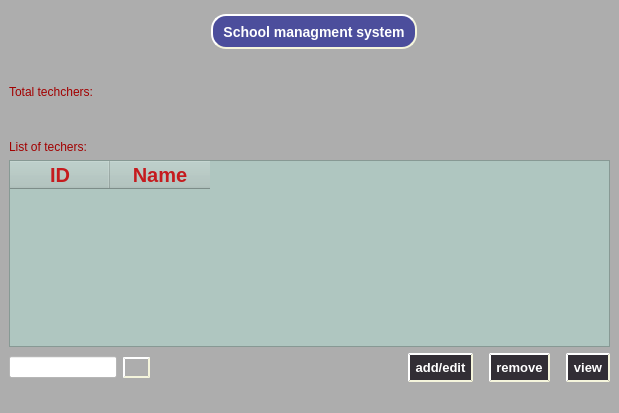
<?xml version="1.0" encoding="UTF-8"?>
<ui version="4.0">
 <class>teacherwindow</class>
 <widget class="QMainWindow" name="teacherwindow">
  <property name="geometry">
   <rect>
    <x>0</x>
    <y>0</y>
    <width>619</width>
    <height>413</height>
   </rect>
  </property>
  <property name="windowTitle">
   <string>MainWindow</string>
  </property>
  <property name="styleSheet">
   <string notr="true">background-color: rgb(173, 173, 173);
</string>
  </property>
  <widget class="QWidget" name="centralwidget">
   <layout class="QVBoxLayout" name="verticalLayout_2">
    <item alignment="Qt::AlignHCenter">
     <widget class="QPushButton" name="pushButton_6">
      <property name="sizePolicy">
       <sizepolicy hsizetype="Fixed" vsizetype="Fixed">
        <horstretch>0</horstretch>
        <verstretch>0</verstretch>
       </sizepolicy>
      </property>
      <property name="minimumSize">
       <size>
        <width>216</width>
        <height>35</height>
       </size>
      </property>
      <property name="maximumSize">
       <size>
        <width>16777215</width>
        <height>24</height>
       </size>
      </property>
      <property name="sizeIncrement">
       <size>
        <width>300</width>
        <height>100</height>
       </size>
      </property>
      <property name="styleSheet">
       <string notr="true">font: 900 11pt &quot;Segoe UI Black&quot;;
border-radius: 15px;
margin-left: 10px; border-radius: 15px; background: #282d7c; color: #4A0C46;
background-color: rgb(40, 45, 124);
background-color: rgb(76, 78, 156);
color : white;
 border-style: outset;
     border-width: 2px;
     border-radius: 15px;
     border-color: beige;
     font: bold 14px;
     min-width: 10em;
     padding: 6px;</string>
      </property>
      <property name="text">
       <string>School managment system</string>
      </property>
      <property name="iconSize">
       <size>
        <width>20</width>
        <height>16</height>
       </size>
      </property>
     </widget>
    </item>
    <item>
     <spacer name="verticalSpacer_2">
      <property name="orientation">
       <enum>Qt::Vertical</enum>
      </property>
      <property name="sizeHint" stdset="0">
       <size>
        <width>20</width>
        <height>40</height>
       </size>
      </property>
     </spacer>
    </item>
    <item>
     <widget class="QLabel" name="QTotalT">
      <property name="styleSheet">
       <string notr="true">font: 700 18pt &quot;Perpetua&quot;;
color: rgb(162, 0, 0);</string>
      </property>
      <property name="text">
       <string>Total techchers: </string>
      </property>
     </widget>
    </item>
    <item>
     <spacer name="verticalSpacer">
      <property name="orientation">
       <enum>Qt::Vertical</enum>
      </property>
      <property name="sizeHint" stdset="0">
       <size>
        <width>20</width>
        <height>40</height>
       </size>
      </property>
     </spacer>
    </item>
    <item>
     <layout class="QVBoxLayout" name="verticalLayout">
      <item>
       <widget class="QLabel" name="label_2">
        <property name="styleSheet">
         <string notr="true">font: 700 18pt &quot;Perpetua&quot;;
color: rgb(162, 0, 0);</string>
        </property>
        <property name="text">
         <string>List of techers: </string>
        </property>
       </widget>
      </item>
      <item>
       <widget class="QTableWidget" name="tableWidget">
        <property name="styleSheet">
         <string notr="true">background-color: rgb(175, 198, 192);
font: 600 11pt &quot;Segoe UI Semibold&quot;;</string>
        </property>
        <property name="editTriggers">
         <set>QAbstractItemView::NoEditTriggers</set>
        </property>
        <column>
         <property name="text">
          <string>ID</string>
         </property>
         <property name="font">
          <font>
           <family>Segoe UI</family>
           <pointsize>15</pointsize>
           <italic>false</italic>
           <bold>true</bold>
           <underline>false</underline>
           <strikeout>false</strikeout>
          </font>
         </property>
         <property name="foreground">
          <brush brushstyle="SolidPattern">
           <color alpha="255">
            <red>197</red>
            <green>27</green>
            <blue>30</blue>
           </color>
          </brush>
         </property>
        </column>
        <column>
         <property name="text">
          <string>Name</string>
         </property>
         <property name="font">
          <font>
           <pointsize>15</pointsize>
           <bold>true</bold>
          </font>
         </property>
         <property name="foreground">
          <brush brushstyle="SolidPattern">
           <color alpha="255">
            <red>197</red>
            <green>27</green>
            <blue>30</blue>
           </color>
          </brush>
         </property>
        </column>
       </widget>
      </item>
     </layout>
    </item>
    <item>
     <layout class="QHBoxLayout" name="horizontalLayout">
      <item alignment="Qt::AlignLeft">
       <widget class="QLineEdit" name="search">
        <property name="styleSheet">
         <string notr="true">background-color: rgb(255, 255, 255);</string>
        </property>
       </widget>
      </item>
      <item>
       <widget class="QPushButton" name="searchButton">
        <property name="styleSheet">
         <string notr="true"> border-style: outset;
     border-width: 1.5px;
     border-radius: 15px;
     border-color: beige;
     font: bold 4px;
     min-width: 2em;
     padding: 6px;</string>
        </property>
        <property name="text">
         <string/>
        </property>
       </widget>
      </item>
      <item>
       <spacer name="horizontalSpacer">
        <property name="orientation">
         <enum>Qt::Horizontal</enum>
        </property>
        <property name="sizeHint" stdset="0">
         <size>
          <width>40</width>
          <height>20</height>
         </size>
        </property>
       </spacer>
      </item>
      <item>
       <widget class="QPushButton" name="pushButton_3">
        <property name="styleSheet">
         <string notr="true">font: 900 11pt &quot;Segoe UI Black&quot;;
border-radius: 15px;
margin-left: 10px; border-radius: 15px; background: rgba(49, 45, 52, 253); color: #4A0C46;
color : white;
 border-style: outset;
     border-width: 2px;
     border-radius: 15px;
     border-color: beige;
     font: bold 13px;
     min-width: 4em;
     padding: 5px;</string>
        </property>
        <property name="text">
         <string>add/edit</string>
        </property>
       </widget>
      </item>
      <item>
       <widget class="QPushButton" name="remove_button">
        <property name="styleSheet">
         <string notr="true">font: 900 11pt &quot;Segoe UI Black&quot;;
border-radius: 15px;
margin-left: 10px; border-radius: 15px; background: rgba(49, 45, 52, 253); color: #4A0C46;
color : white;
 border-style: outset;
     border-width: 2px;
     border-radius: 15px;
     border-color: beige;
     font: bold 13px;
     min-width: 4em;
     padding: 5px;</string>
        </property>
        <property name="text">
         <string>remove</string>
        </property>
       </widget>
      </item>
      <item>
       <widget class="QPushButton" name="pushButton">
        <property name="styleSheet">
         <string notr="true">font: 900 11pt &quot;Segoe UI Black&quot;;
border-radius: 15px;
margin-left: 10px; border-radius: 15px; background: rgba(49, 45, 52, 253); color: #4A0C46;
color : white;
 border-style: outset;
     border-width: 2px;
     border-radius: 15px;
     border-color: beige;
     font: bold 13px;
     min-width: 4em;
     padding: 5px;</string>
        </property>
        <property name="text">
         <string>view</string>
        </property>
       </widget>
      </item>
     </layout>
    </item>
   </layout>
  </widget>
  <widget class="QStatusBar" name="statusBar"/>
 </widget>
 <resources/>
 <connections/>
</ui>
